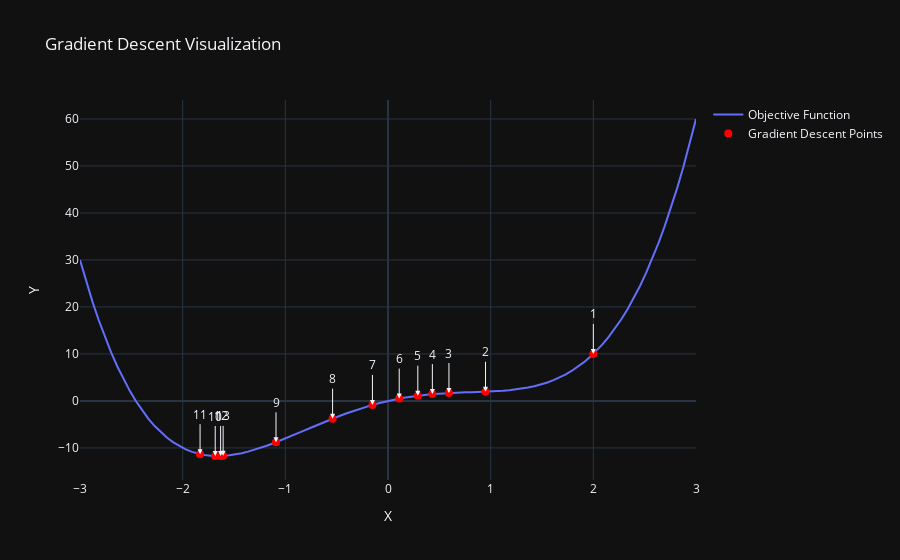

Source (notebook cell):
### Markdown cell above
We can pass the list of optimization points and corresponding function values to the visualization function. The code  below defines a ***gradient_descent_visualization_plot*** function with inner functions:

 - *get_annotations*: function that adds labels to each (x, y) point 
 - *build_figure*: function that visualizes *Plotly* figure

The objective function is created using NumPy. Then we call ***gradient_descent_visualization_plot*** to which we pass gradient descent points and values in order to display the plot.

### Code cell
def gradient_descent_visualization_plot(gradient_descent_points, gradient_descent_values):
    def get_annotations(x, y):
        return [
            dict(x=x[i], y=y[i], text=str(i + 1), showarrow=True,
                 arrowhead=2,
                 ax=0, ay=-40) for i in range(len(x))]

    def build_figure(obj_x, obj_y, gd_x, gd_y):
        return go.Figure(data=[plot_function(obj_x, obj_y, 'Objective Function'),
                               plot_points(gd_x, gd_y, 'red', 'circle', 'Gradient Descent Points')],
                         layout=get_layout('Gradient Descent Visualization', 'X', 'Y',
                                           get_annotations(gradient_descent_points, gradient_descent_values)))

    x_values = np.linspace(-3, 3, 100)
    y_values = f(x_values)

    figure = build_figure(x_values, y_values, gradient_descent_points, gradient_descent_values)
    figure.show()


gradient_descent_visualization_plot(points, values)

### Figure 1 — Plotly figure (JSON) as saved in the notebook; plotly's stock layout.template omitted (floating-point values rounded to 4 significant figures)
{"data": [{"mode": "lines", "name": "Objective Function", "x": [-3.0, -2.939, -2.879, -2.818, -2.758, -2.697, -2.636, -2.576, -2.515, -2.455, -2.394, -2.333, -2.273, -2.212, -2.152, -2.091, -2.03, -1.97, -1.909, -1.848, -1.788, -1.727, -1.667, -1.606, -1.545, -1.485, -1.424, -1.364, -1.303, -1.242, -1.182, -1.121, -1.061, -1.0, -0.9394, -0.8788, -0.8182, -0.7576, -0.697, -0.6364, -0.5758, -0.5152, -0.4545, -0.3939, -0.3333, -0.2727, -0.2121, -0.1515, -0.09091, -0.0303, 0.0303, 0.09091, 0.1515, 0.2121, 0.2727, 0.3333, 0.3939, 0.4545, 0.5152, 0.5758, 0.6364, 0.697, 0.7576, 0.8182, 0.8788, 0.9394, 1.0, 1.061, 1.121, 1.182, 1.242, 1.303, 1.364, 1.424, 1.485, 1.545, 1.606, 1.667, 1.727, 1.788, 1.848, 1.909, 1.97, 2.03, 2.091, 2.152, 2.212, 2.273, 2.333, 2.394, 2.455, 2.515, 2.576, 2.636, 2.697, 2.758, 2.818, 2.879, 2.939, 3.0], "y": [30.0, 25.39, 21.14, 17.22, 13.62, 10.33, 7.325, 4.6, 2.138, -0.07377, -2.05, -3.802, -5.345, -6.688, -7.846, -8.829, -9.648, -10.32, -10.84, -11.23, -11.51, -11.67, -11.73, -11.69, -11.58, -11.38, -11.12, -10.8, -10.42, -10.0, -9.545, -9.054, -8.537, -8.0, -7.448, -6.887, -6.32, -5.754, -5.192, -4.638, -4.095, -3.567, -3.056, -2.566, -2.099, -1.656, -1.239, -0.8489, -0.4875, -0.1552, 0.1478, 0.4216, 0.6663, 0.8826, 1.072, 1.235, 1.373, 1.489, 1.585, 1.663, 1.726, 1.778, 1.822, 1.861, 1.901, 1.946, 2.0, 2.069, 2.158, 2.273, 2.42, 2.606, 2.838, 3.122, 3.466, 3.878, 4.366, 4.938, 5.604, 6.371, 7.25, 8.25, 9.382, 10.65, 12.08, 13.67, 15.43, 17.38, 19.53, 21.89, 24.47, 27.29, 30.36, 33.69, 37.3, 41.2, 45.4, 49.93, 54.79, 60.0], "type": "scatter"}, {"marker": {"color": "red", "size": 8, "symbol": "circle"}, "mode": "markers", "name": "Gradient Descent Points", "x": [2, 0.95, 0.5935, 0.4322, 0.2905, 0.1093, -0.1516, -0.5398, -1.091, -1.683, -1.83, -1.63, -1.606], "y": [10, 1.955, 1.683, 1.449, 1.122, 0.4988, -0.8495, -3.78, -8.797, -11.72, -11.33, -11.72, -11.69], "type": "scatter"}], "layout": {"annotations": [{"arrowhead": 2, "ax": 0, "ay": -40, "showarrow": true, "text": "1", "x": 2, "y": 10}, {"arrowhead": 2, "ax": 0, "ay": -40, "showarrow": true, "text": "2", "x": 0.95, "y": 1.955}, {"arrowhead": 2, "ax": 0, "ay": -40, "showarrow": true, "text": "3", "x": 0.5935, "y": 1.683}, {"arrowhead": 2, "ax": 0, "ay": -40, "showarrow": true, "text": "4", "x": 0.4322, "y": 1.449}, {"arrowhead": 2, "ax": 0, "ay": -40, "showarrow": true, "text": "5", "x": 0.2905, "y": 1.122}, {"arrowhead": 2, "ax": 0, "ay": -40, "showarrow": true, "text": "6", "x": 0.1093, "y": 0.4988}, {"arrowhead": 2, "ax": 0, "ay": -40, "showarrow": true, "text": "7", "x": -0.1516, "y": -0.8495}, {"arrowhead": 2, "ax": 0, "ay": -40, "showarrow": true, "text": "8", "x": -0.5398, "y": -3.78}, {"arrowhead": 2, "ax": 0, "ay": -40, "showarrow": true, "text": "9", "x": -1.091, "y": -8.797}, {"arrowhead": 2, "ax": 0, "ay": -40, "showarrow": true, "text": "10", "x": -1.683, "y": -11.72}, {"arrowhead": 2, "ax": 0, "ay": -40, "showarrow": true, "text": "11", "x": -1.83, "y": -11.33}, {"arrowhead": 2, "ax": 0, "ay": -40, "showarrow": true, "text": "12", "x": -1.63, "y": -11.72}, {"arrowhead": 2, "ax": 0, "ay": -40, "showarrow": true, "text": "13", "x": -1.606, "y": -11.69}], "hovermode": "closest", "showlegend": true, "title": {"text": "Gradient Descent Visualization"}, "xaxis": {"title": {"text": "X"}}, "yaxis": {"title": {"text": "Y"}}}}
